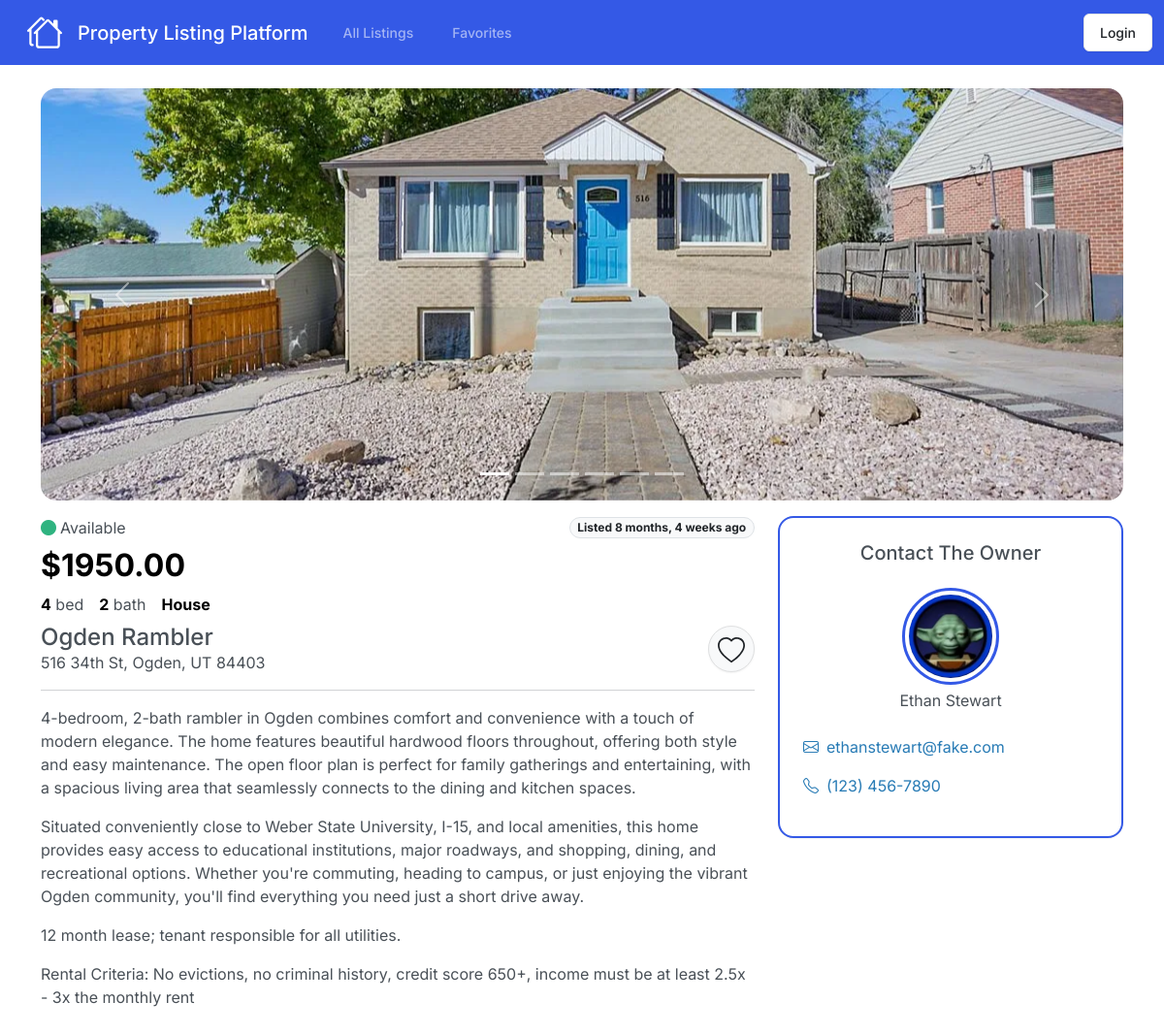
The app's page /listings/10/, older data.
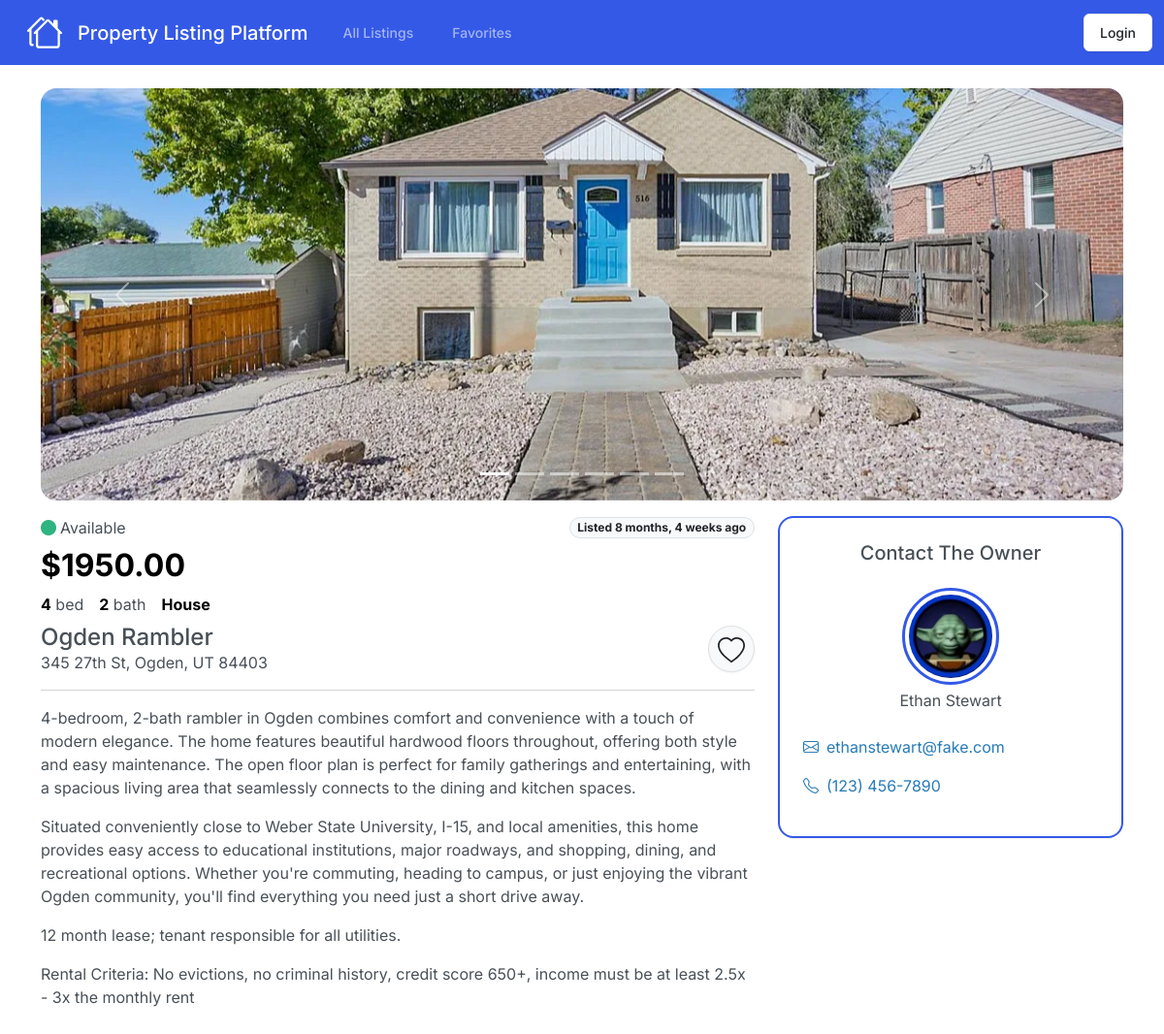
The same page, newer data.
### plp_listings/models.py (models this page shows, shortened)
class Listing(models.Model):
    PROPERTY_TYPES = [
        ('AP', 'Apartment'),
        ('HS', 'House'),
        ('ST', 'Studio'),
        ('CN', 'Condo'),
    ]
    STATUS_CHOICES = [
        ('A', 'Available'),
        ('P', 'Pending'),
        ('C', 'Closed'),
    ]
    owner = models.ForeignKey(User, on_delete=models.CASCADE, related_name='listings')
    favorited_by = models.ManyToManyField(User, related_name='favorite_listings', blank=True)
    title = models.CharField(max_length=255)
    description = models.TextField()
    property_type = models.CharField(max_length=2, choices=PROPERTY_TYPES)
    location = models.CharField(max_length=255)
    price = models.DecimalField(max_digits=10, decimal_places=2)
    bedrooms = models.PositiveIntegerField()
    bathrooms = models.PositiveIntegerField()
    status = models.CharField(max_length=1, choices=STATUS_CHOICES, default='A')
    date_posted = models.DateTimeField(auto_now_add=True)

### plp_users/models.py (models this page shows, shortened)
class Profile(models.Model):
    user = models.OneToOneField(User, on_delete=models.CASCADE)
    phone_number = models.CharField(max_length=15, blank=True)
    profile_picture = models.ImageField(upload_to='profile_pics', blank=True, default='profile_pics/default.jpg')

### plp_listings/views.py (the view)
# urls.py: path('listings/<int:id>/', views.listing_details, name='listing_details'),
def listing_details(request, id):
    listing = get_object_or_404(Listing, pk=id)
    images = listing.images.all()
    return render(request, 'plp_listings/listing_details.html', {'listing': listing, 'images': images})

### plp_users/context_processors.py (called while the page is built)
def user_profile(request):
    if request.user.is_authenticated:
        try:
            user_profile = request.user.profile
        except Profile.DoesNotExist:
            user_profile = None
    else:
        user_profile = None
    return {'user_profile': user_profile}

### plp_listings/templates/plp_listings/listing_details.html (shortened to what the changed rows need)
{% extends 'plp_listings/base.html' %}
{% block body %}
    <div class="row my-3">
        <div class="col-md-8">
            <div class="d-flex align-items-center justify-content-between mb-2">
                <div class="d-flex align-items-center">
                    {% if listing.status == "A" %}
                        <i class="bi bi-circle-fill text-success me-1"></i>
                    {% elif listing.status == "P" %}
                        <i class="bi bi-circle-fill text-warning me-1"></i>
                    {% elif listing.status == "C" %}
                        <i class="bi bi-circle-fill text-danger me-1"></i>
                    {% endif %}
                    {{ listing.get_status_display }}
                </div>
                <span class="badge rounded-pill bg-light border">Listed {{ listing.date_posted|timesince }} ago</span>
            </div>
            <h2 class="text-black fw-bold">${{ listing.price }}</h2>
            <div class="d-flex mb-2">
                <div class="me-3"><span class="fw-bold text-black">{{ listing.bedrooms }}</span> bed</div>
                <div class="me-3"><span class="fw-bold text-black">{{ listing.bathrooms }}</span> bath</div>
                <div class="me-3"><span class="fw-bold text-black">{{ listing.get_property_type_display }}</span></div>
            </div>
            <div class="d-flex justify-content-between align-items-center">
                <div>
                    <h4 class="mb-0">{{ listing.title }}</h4>
                    <div>{{ listing.location }}</div>
                </div>
                <form action="{% url 'favorite' listing.id %}" method="post">
                </form>
            </div>
            <hr />
            <div>{{ listing.description|linebreaks }}</div>
        </div>
        <div class="col-md-4">
            <div class="card p-4 shadow border-2 border-primary rounded-4 ">
                <h5 class="mb-4 text-center">Contact The Owner</h5>
                <div class="d-flex justify-content-center mb-1">
                    <img src="{{ listing.owner.profile.profile_picture.url }}" class="border border-3 border-primary p-1" style="width: 100px; height: 100px; object-fit: cover; object-position: center; border-radius: 100%"><img>
                </div>
                <p class="text-center mb-4">{{ listing.owner.get_full_name }}</p>
                <p class="text-info"><i class="bi bi-envelope me-2"></i>{{ listing.owner.email }}</p>
                {% if listing.owner.profile.phone_number %}
                    <p class="text-info"><i class="bi bi-telephone me-2"></i>{{ listing.owner.profile.phone_number }}</p>
                {% endif %}
            </div>
        </div>
    </div>
{% endblock %}

Row changes from the older to the newer data that the page shows:
changed Listing "Ogden Rambler": location "516 34th St, Ogden, UT 84403" → "345 27th St, Ogden, UT 84403"
